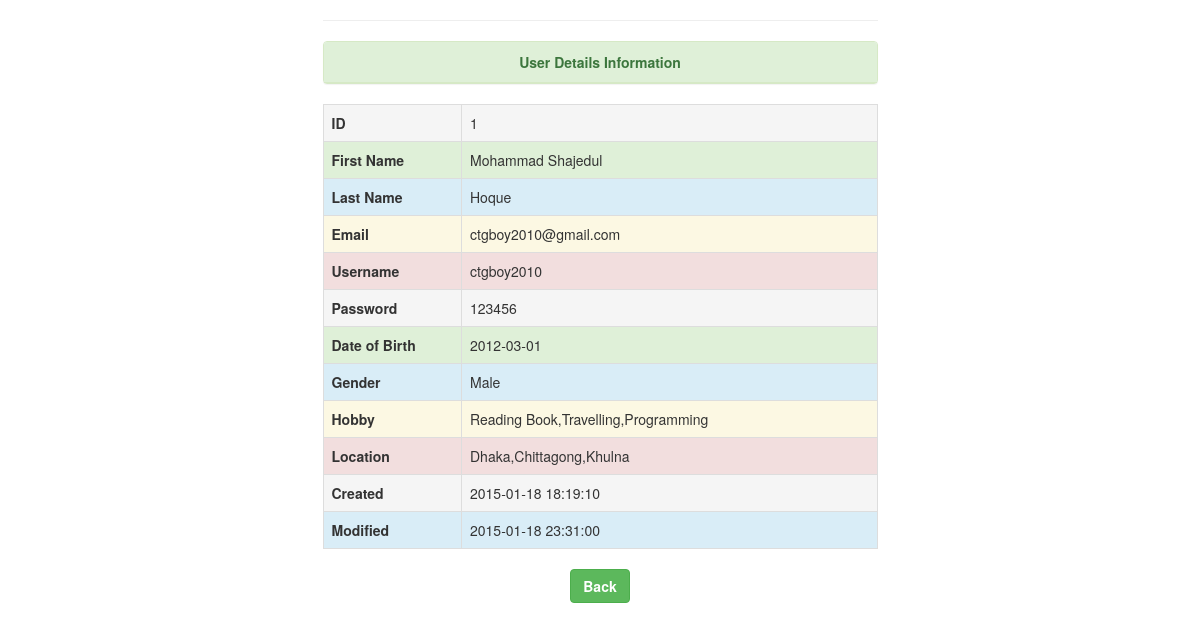
Page /view.php?id=1 on the committed database.
### tables this page shows
CREATE TABLE IF NOT EXISTS `users_db` (
`id` int(10) NOT NULL,
  `firstname` text NOT NULL,
  `lastname` text NOT NULL,
  `email` text NOT NULL,
  `username` text NOT NULL,
  `password` text NOT NULL,
  `dob` date NOT NULL,
  `gender` text NOT NULL,
  `hobby` text NOT NULL,
  `cities` text NOT NULL,
  `created` datetime NOT NULL,
  `modified` datetime NOT NULL
);

### view.php (the view, shortened to what this page needs)
<?php
    include('connection.php');
    $id = $_GET['id'];
    $query = "SELECT * FROM `website_db`.`users_db` WHERE `users_db`.`id` = $id";
    $result = mysqli_query($con, $query);
    $row = mysqli_fetch_assoc($result);
?>
<!doctype html>
<html lang="en">
<head>
    <link rel="stylesheet" type="text/css" href="https://maxcdn.bootstrapcdn.com/bootstrap/3.3.1/css/bootstrap.min.css">
</head>
<body>
<section class="container">
    <div class="row">
        <div class="col-md-6 col-md-offset-3">
            <hr class="colorgraph"/>
            <div class="panel panel-success">
                <div class="panel-heading text-center"><strong>User Details Information</strong></div>
            </div>
            <div class="table-responsive">
                <table class="table table-bordered table-striped table-hover">
                    <tbody>
                        <tr class="active">
                            <td class="col-md-3"><strong>ID</strong></td>
                            <td class="col-md-9"><?php echo $row['id'] ?></td>
                        </tr>
                        <tr class="success">
                            <td class="col-md-3"><strong>First Name</strong></td>
                            <td class="col-md-9"><?php echo $row['firstname'] ?></td>
                        </tr>
                        <tr class="info">
                            <td class="col-md-3"><strong>Last Name</strong></td>
                            <td class="col-md-9"><?php echo $row['lastname'] ?></td>
                        </tr>
                        <tr class="warning">
                            <td class="warning col-md-3"><strong>Email</strong></td>
                            <td class="warning col-md-9"><?php echo $row['email'] ?></td>
                        </tr>
                        <tr class="danger">
                            <td class="col-md-3"><strong>Username</strong></td>
                            <td class="col-md-9"><?php echo $row['username'] ?></td>
                        </tr>
                        <tr class="active">
                            <td class="col-md-3"><strong>Password</strong></td>
                            <td class="col-md-9"><?php echo $row['password'] ?></td>
                        </tr>
                        <tr class="success">
                            <td class="col-md-3"><strong>Date of Birth</strong></td>
                            <td class="col-md-9"><?php echo $row['dob'] ?></td>
                        </tr>
                        <tr class="info">
                            <td class="col-md-3"><strong>Gender</strong></td>
                            <td class="col-md-9"><?php echo $row['gender'] ?></td>
                        </tr>
                        <tr class="warning">
                            <td class="col-md-3"><strong>Hobby</strong></td>
                            <td class="col-md-9"><?php echo $row['hobby'] ?></td>
                        </tr>
                        <tr class="danger">
                            <td class="col-md-3"><strong>Location</strong></td>
                            <td class="col-md-9"><?php echo $row['cities'] ?></td>
                        </tr>
                        <tr class="active">
                            <td class="col-md-3"><strong>Created</strong></td>
                            <td class="col-md-9"><?php echo $row['created'] ?></td>
                        </tr>
                        <tr class="info">
                            <td class="col-md-3"><strong>Modified</strong></td>
                            <td class="col-md-9"><?php echo $row['modified'] ?></td>
                        </tr>
                    </tbody>
                </table>
            </div>
            <div class="text-center">
                <a class="btn btn-success" href="dashboard.php"><strong>Back</strong></a>
            </div>
        </div>
    </div>
</section>
</body>
</html>

### rows in the picture
users_db: id "1", firstname "Mohammad Shajedul", lastname "Hoque", email "ctgboy2010@gmail.com", username "ctgboy2010", password "123456", dob "2012-03-01", gender "Male", hobby "Reading Book,Travelling,Programming", cities "Dhaka,Chittagong,Khulna", created "2015-01-18 18:19:10", modified "2015-01-18 23:31:00"
